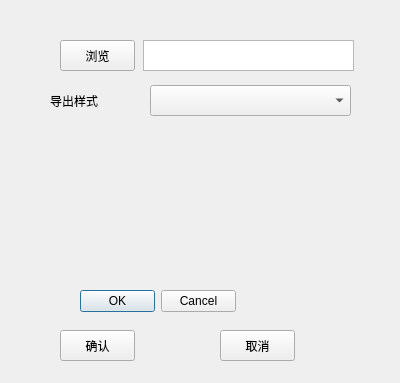
<?xml version="1.0" encoding="UTF-8"?>
<ui version="4.0">
 <class>ExportFileDialog</class>
 <widget class="QDialog" name="ExportFileDialog">
  <property name="geometry">
   <rect>
    <x>0</x>
    <y>0</y>
    <width>400</width>
    <height>383</height>
   </rect>
  </property>
  <property name="windowTitle">
   <string>Dialog</string>
  </property>
  <widget class="QPushButton" name="browseButton">
   <property name="geometry">
    <rect>
     <x>60</x>
     <y>40</y>
     <width>75</width>
     <height>31</height>
    </rect>
   </property>
   <property name="text">
    <string>浏览</string>
   </property>
  </widget>
  <widget class="QPushButton" name="confirmButton">
   <property name="geometry">
    <rect>
     <x>60</x>
     <y>330</y>
     <width>75</width>
     <height>31</height>
    </rect>
   </property>
   <property name="text">
    <string>确认</string>
   </property>
  </widget>
  <widget class="QPushButton" name="cancelButton">
   <property name="geometry">
    <rect>
     <x>220</x>
     <y>330</y>
     <width>75</width>
     <height>31</height>
    </rect>
   </property>
   <property name="text">
    <string>取消</string>
   </property>
  </widget>
  <widget class="QTextEdit" name="fileDirEdit">
   <property name="geometry">
    <rect>
     <x>143</x>
     <y>40</y>
     <width>211</width>
     <height>31</height>
    </rect>
   </property>
   <property name="readOnly">
    <bool>true</bool>
   </property>
  </widget>
  <widget class="QComboBox" name="exportStyleComboBox">
   <property name="geometry">
    <rect>
     <x>150</x>
     <y>85</y>
     <width>201</width>
     <height>31</height>
    </rect>
   </property>
  </widget>
  <widget class="QLabel" name="label">
   <property name="geometry">
    <rect>
     <x>50</x>
     <y>90</y>
     <width>91</width>
     <height>21</height>
    </rect>
   </property>
   <property name="text">
    <string>导出样式</string>
   </property>
  </widget>
  <widget class="QDialogButtonBox" name="buttonBox">
   <property name="geometry">
    <rect>
     <x>80</x>
     <y>290</y>
     <width>156</width>
     <height>23</height>
    </rect>
   </property>
   <property name="standardButtons">
    <set>QDialogButtonBox::Cancel|QDialogButtonBox::Ok</set>
   </property>
  </widget>
 </widget>
 <resources/>
 <connections/>
</ui>
